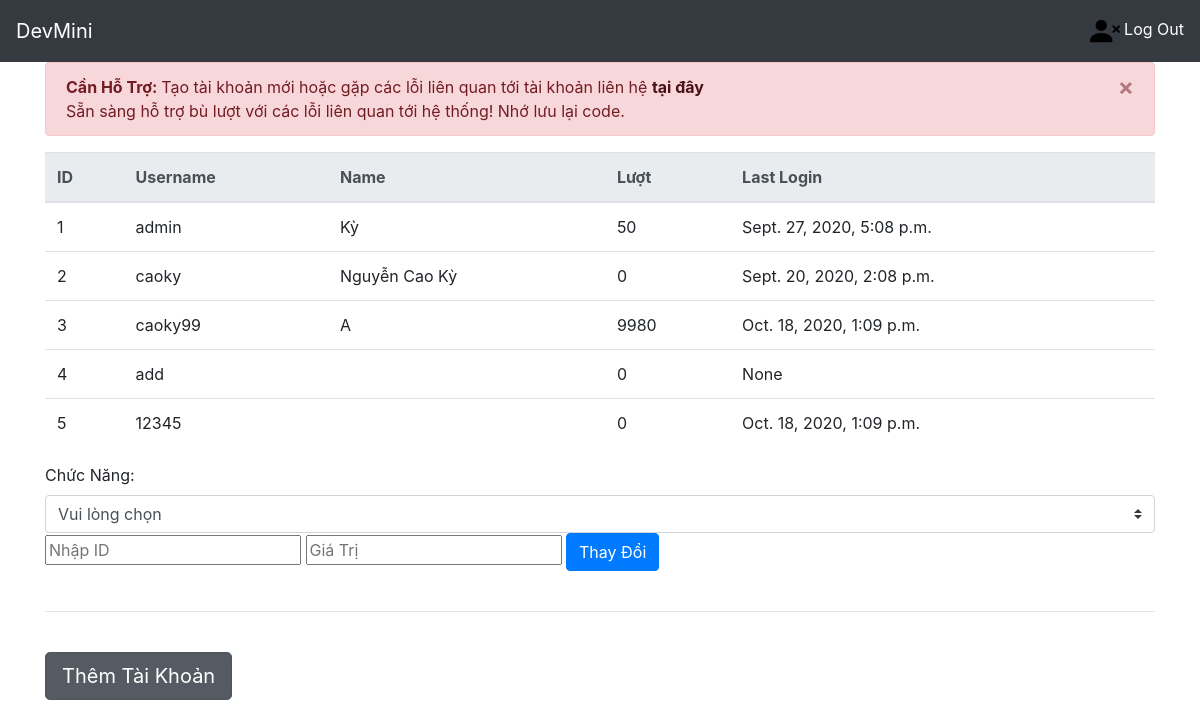
Page /mod/ (signed in) on the earlier database version.
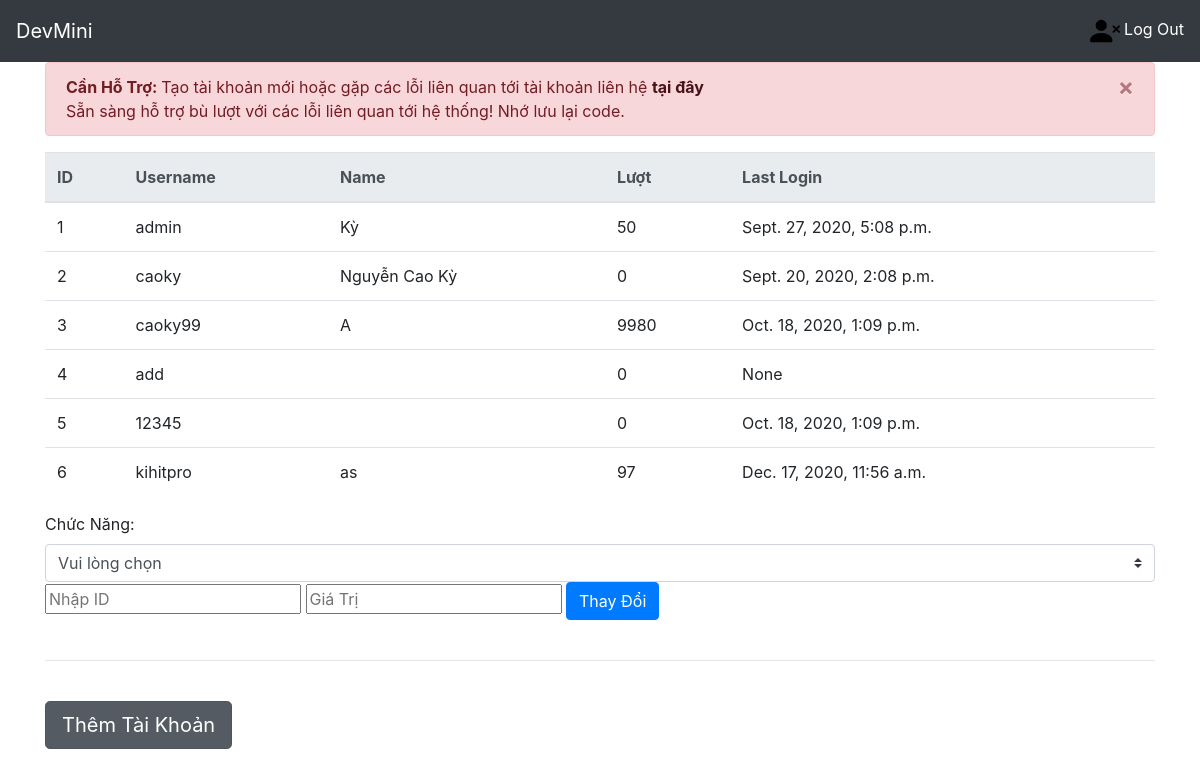
Same page on the later database version.
### home/models.py (models this page shows)
class MyUser(AbstractUser):
    luot=models.IntegerField(default=0)
    name=models.CharField(max_length=100,default="")
    uid=models.IntegerField(default=0)
    isAdmin = models.BooleanField(default=False)
    isMod = models.BooleanField(default=False)
    madonhang=models.IntegerField(default=0)

### home/views.py (the view, shortened to what this page needs)
# urls.py: path('mod/',views.mod,name='mod'),
def mod(request):
   form = Mod()
   return render(request, 'pages/mod.html',{'form': form,'MyUser': MyUser.objects.all()})

### home/forms.py (shortened to what this page needs)
class Mod(forms.Form):
    _id = forms.IntegerField()
    name=forms.CharField(max_length=100)
    username=forms.CharField(max_length=100)
    password=forms.CharField(max_length=100)

### home/templates/pages/mod.html (shortened to what this page needs)
{% extends "pages/base.html" %}
{% block menu %}
{% if user.isMod %}
<table class="table">
  <thead class="thead-light">
    <tr>
      <th scope="col">ID</th>
      <th scope="col">Username</th>
      <th scope="col">Name</th>
      <th scope="col">Lượt</th>
      <th scope="col">Last Login</th>
    </tr>
  </thead>
  <tbody>
  {% for name in MyUser %}
    <tr>
      <td>{{name.id}}</td>
      <td>{{name.username}}</td>
      <td>{{name.name}}</td>
      <td>{{name.luot}}</td>
      <td>{{name.last_login}}</td>
    </tr>
    {% endfor %}
  </tbody>
</table>
<form action="." method="POST" enctype="multipart/form-data">
	     <div class="class="form-group"">
        <label>Chức Năng:</label>
        <select class="custom-select mr-sm-2" onchange="changeName(this.value)" required>
            <option selected>Vui lòng chọn
            <option value="name">Sửa Tên
        </select>
    </div>
    <input class="id_class" name="_id" onchange="checkNum(this.value)" type="text" class="form-control"  placeholder="Nhập ID" required>
    <input class="text_value" type="text" class="form-control" placeholder="Giá Trị" required>
	<button type="submit" class="btn btn-primary">Thay Đổi</button>
</form>
<br>
<hr>
<br>
<a href="{% url "add" %}" class="btn btn-secondary btn-lg active" role="button" aria-pressed="true">Thêm Tài Khoản</a>
{% endif %}
{% endblock %}

Differences in the rows shown:
added MyUser: id "6", username "kihitpro", name "as", luot "97", last_login "Dec. 17, 2020, 11:56 a.m."
